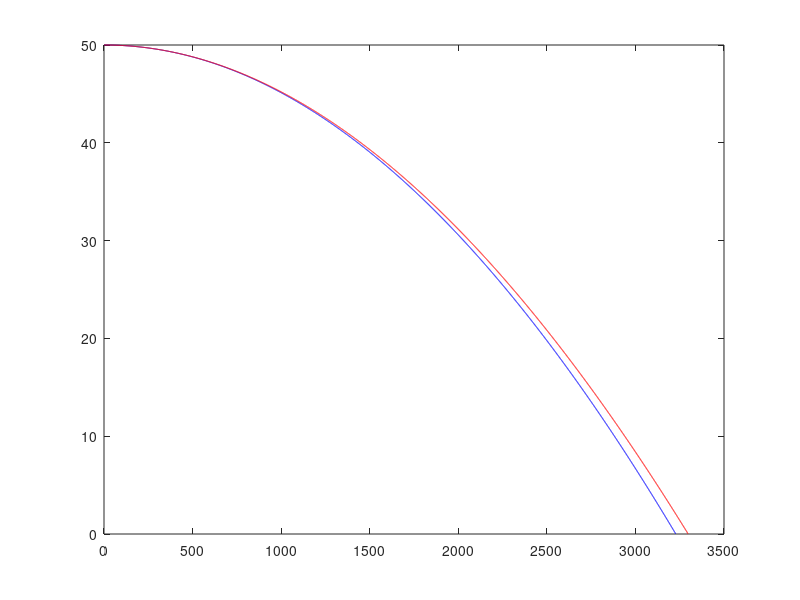

Write MATLAB code to recreate this figure.
clear;
format compact;    % type "help format" to learn what this does

g=9.8;             % acceleration due to gravity
speed=0;          % initial speed is 50 m/s
angle=0;          % beware of radians vs degrees for trig functions

h=0.001;      % timestep of 0.001 second
pos=[0 50];  % start 50 above origin
vel=speed*[cosd(angle) sind(angle)];

rho=1.2; % density of air in kg/m^3
m=0.4536; % kg
ironDensity=7800; % kg/m^3
volume=m/ironDensity; % m^3
A=pi*(volume*3/4/pi)^(2/3); % m^2
C_d=0.5;

i=0;
while pos(2)>=0
  i=i+1;
  x1(i)=pos(1);
  y1(i)=pos(2);

  % Calculating the magnitude of the velocity
  magVel=norm(vel);

  % Calculating the drag force
  dragForce=-0.5*C_d*rho*A*magVel*vel;

  % Calculating the drag acceleration
  dragAccel=dragForce/m;

  % Total acceleration
  accel=dragAccel + [0 -g];

  % Euler method
  pos=pos + h*vel;
  vel=vel + h*accel;
end

% display values

ticsElapsed=i
holdVal=i;

speed=50;
pos=[0 50];  % start 50 above origin
vel=speed*[cosd(angle) sind(angle)];

m=0.4536; % kg
volume=m/ironDensity; % m^3
A=pi*(volume*3/4/pi)^(2/3); % m^2

i=0;
while pos(2)>=0
  i=i+1;
  x2(i)=pos(1);
  y2(i)=pos(2);

  % Calculating the magnitude of the velocity
  magVel=norm(vel);

  % Calculating the drag force
  dragForce=-0.5*C_d*rho*A*magVel*vel;

  % Calculating the drag acceleration
  dragAccel=dragForce/m;

  % Total acceleration
  accel=dragAccel + [0 -g];

  % Euler method
  pos=pos + h*vel;
  vel=vel + h*accel;
end

% display values

ticsElapsed=i

plot([1:holdVal],y1,'b-',[1:ticsElapsed],y2,'r-')